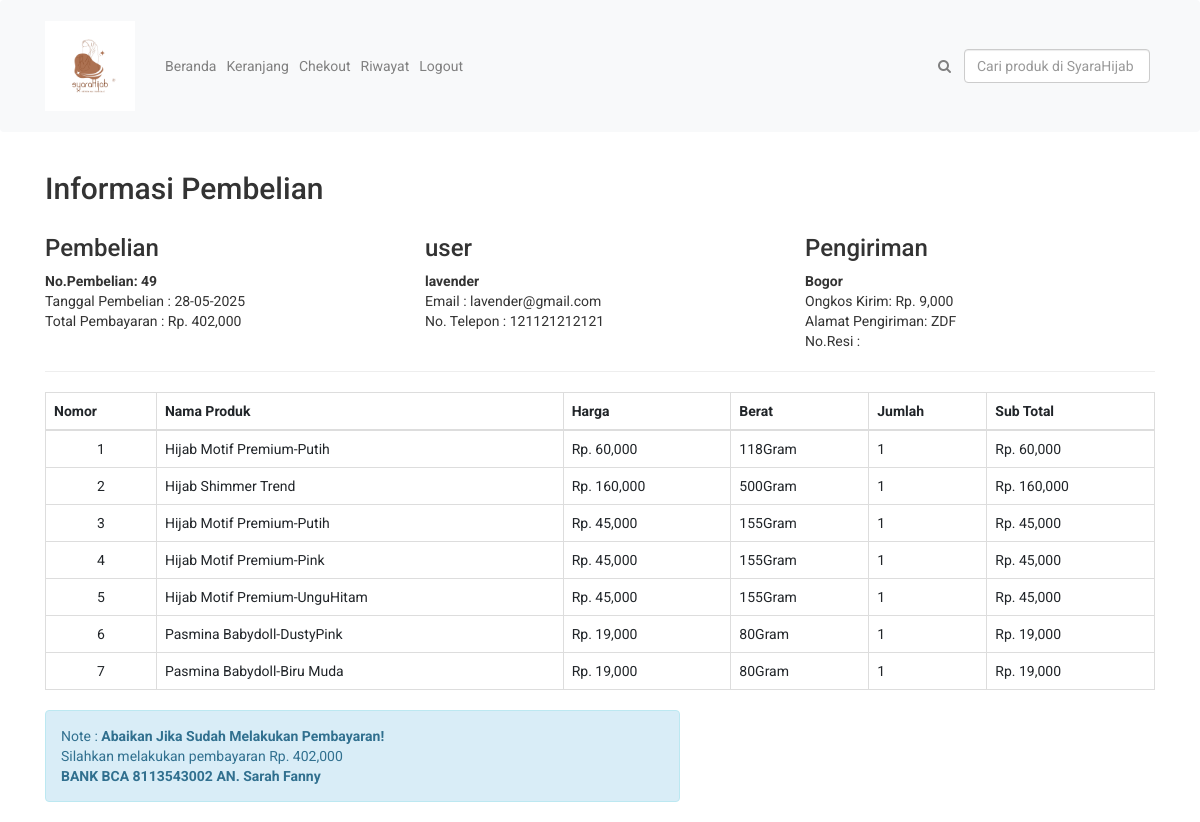
Screenshot of /nota.php?id=49 (signed in) with the database file from the repository.
### tables this page shows
CREATE TABLE `pembelian` (
  `id_pembelian` int(11) NOT NULL,
  `id_pelanggan` int(11) NOT NULL,
  `id_ongkir` int(5) NOT NULL,
  `tanggal_pembelian` date NOT NULL,
  `total_pembelian` int(11) NOT NULL,
  `nama_kota` varchar(15) NOT NULL,
  `tarif` int(5) NOT NULL,
  `alamat_pengiriman` varchar(50) NOT NULL,
  `status_pembelian` varchar(20) NOT NULL DEFAULT 'PENDING',
  `resi_pengiriman` varchar(20) NOT NULL
);

CREATE TABLE `pelanggan` (
  `id_pelanggan` int(11) NOT NULL,
  `email_pelanggan` varchar(30) NOT NULL,
  `password_pelanggan` varchar(6) NOT NULL,
  `nama_pelanggan` varchar(30) NOT NULL,
  `telpon_pelanggan` varchar(12) NOT NULL
);

CREATE TABLE `pembelian_produk` (
  `id_pembelian_produk` int(11) NOT NULL,
  `id_pembelian` int(11) NOT NULL,
  `id_produk` int(11) NOT NULL,
  `jumlah_produk` int(11) NOT NULL,
  `nama` varchar(30) NOT NULL,
  `harga` int(9) NOT NULL,
  `berat` int(3) NOT NULL,
  `subharga` int(10) NOT NULL
);

### nota.php (the view, shortened to what this page needs)
<?php
include 'koneksi.php';
?>
<?php require_once 'Navbar/navbar.php'; ?>
<!DOCTYPE html>
<html>
<head>
</head>
<body>
    <section class="konten">
        <div class="container">
            <h2>Informasi Pembelian</h2>
            <?php
            $ambil = $koneksi->query("SELECT * FROM pembelian JOIN pelanggan ON pembelian.id_pelanggan=pelanggan.id_pelanggan WHERE pembelian.id_pembelian='$_GET[id]'");
            $detail = $ambil->fetch_assoc();
            $tanggal = $detail['tanggal_pembelian'];
            ?>
            <div class="row">
                <div class="col-md-4">
                    <h3>Pembelian</h3>
                    <strong>No.Pembelian: <?= $detail['id_pembelian'] ?></strong><br>
                    Tanggal Pembelian : <?php echo date('d-m-Y', strtotime($tanggal)); ?><br>
                    Total Pembayaran : Rp. <?= number_format($detail['total_pembelian']) ?>
                </div>
                <div class="col-md-4">
                    <h3>user</h3>
                    <strong><?= $detail['nama_pelanggan']; ?></strong> <br>
                    Email : <?= $detail['email_pelanggan']; ?> <br>
                    No. Telepon : <?= $detail['telpon_pelanggan']; ?>
                </div>
                <div class="col-md-4">
                    <h3>Pengiriman</h3>
                    <strong><?= $detail['nama_kota']; ?></strong><br>
                    Ongkos Kirim: Rp. <?= number_format($detail['tarif']); ?><br>
                    Alamat Pengiriman: <?= $detail['alamat_pengiriman']; ?><br>
                    No.Resi : <?php echo $detail['resi_pengiriman']; ?>
                </div>
            </div>
            <hr>
            <table class="table table-bordered">
                <thead>
                    <tr>
                        <th>Nomor</th>
                        <th>Nama Produk</th>
                        <th>Harga</th>
                        <th>Berat</th>
                        <th>Jumlah</th>
                        <th>Sub Total</th>
                    </tr>
                </thead>
                <tbody>
                    <?php $nomor = 1; ?>
                    <?php $ambil = $koneksi->query("SELECT * FROM pembelian_produk WHERE id_pembelian='$_GET[id]'"); ?>
                    <?php while ($pecah = $ambil->fetch_assoc()) { ?>
                        <tr>
                            <td>
                                <center><?php echo $nomor; ?></center>
                            </td>
                            <td><?php echo $pecah['nama']; ?></td>
                            <td>Rp. <?php echo number_format($pecah['harga']); ?></td>
                            <td><?php echo $pecah['berat']; ?>Gram</td>
                            <td><?php echo number_format($pecah['jumlah_produk']); ?></td>
                            <td>Rp. <?php echo number_format($pecah['subharga']) ?></td>
                        </tr>
                        <?php $nomor++; ?>
                    <?php } ?>
                </tbody>
            </table>
            <div class="row">
                <div class="col-md-7">
                    <div class="alert alert-info">
                        Note : <strong>Abaikan Jika Sudah Melakukan Pembayaran!</strong>
                        <p>
                            Silahkan melakukan pembayaran Rp. <?= number_format($detail['total_pembelian']); ?> <br> <strong> BANK BCA 8113543002 AN. Sarah Fanny</strong>
                        </p>
                    </div>
                </div>
            </div>
        </div>
    </section>
</body>
</html>

### assets/css/main.css (style rules this page uses)
body { font-family: 'Roboto', sans-serif; position: relative; font-weight: 400px; }
h1, h2, h3, h4, h5, h6 { font-family: 'Roboto', sans-serif; }

### rows the page displays
pembelian: id_pembelian "49", tanggal_pembelian "28-05-2025", total_pembelian "402,000", id_pelanggan.nama_pelanggan "lavender", id_pelanggan.email_pelanggan "lavender@gmail.com", id_pelanggan.telpon_pelanggan "121121212121", nama_kota "Bogor", tarif "9,000", alamat_pengiriman "ZDF"
pembelian_produk: nama "Hijab Motif Premium-Putih", harga "60,000", berat "118", jumlah_produk "1", subharga "60,000"
pembelian_produk: nama "Hijab Shimmer Trend", harga "160,000", berat "500", jumlah_produk "1", subharga "160,000"
pembelian_produk: nama "Hijab Motif Premium-Putih", harga "45,000", berat "155", jumlah_produk "1", subharga "45,000"
pembelian_produk: nama "Hijab Motif Premium-Pink", harga "45,000", berat "155", jumlah_produk "1", subharga "45,000"
pembelian_produk: nama "Hijab Motif Premium-UnguHitam", harga "45,000", berat "155", jumlah_produk "1", subharga "45,000"
pembelian_produk: nama "Pasmina Babydoll-DustyPink", harga "19,000", berat "80", jumlah_produk "1", subharga "19,000"
pembelian_produk: nama "Pasmina Babydoll-Biru Muda", harga "19,000", berat "80", jumlah_produk "1", subharga "19,000"
